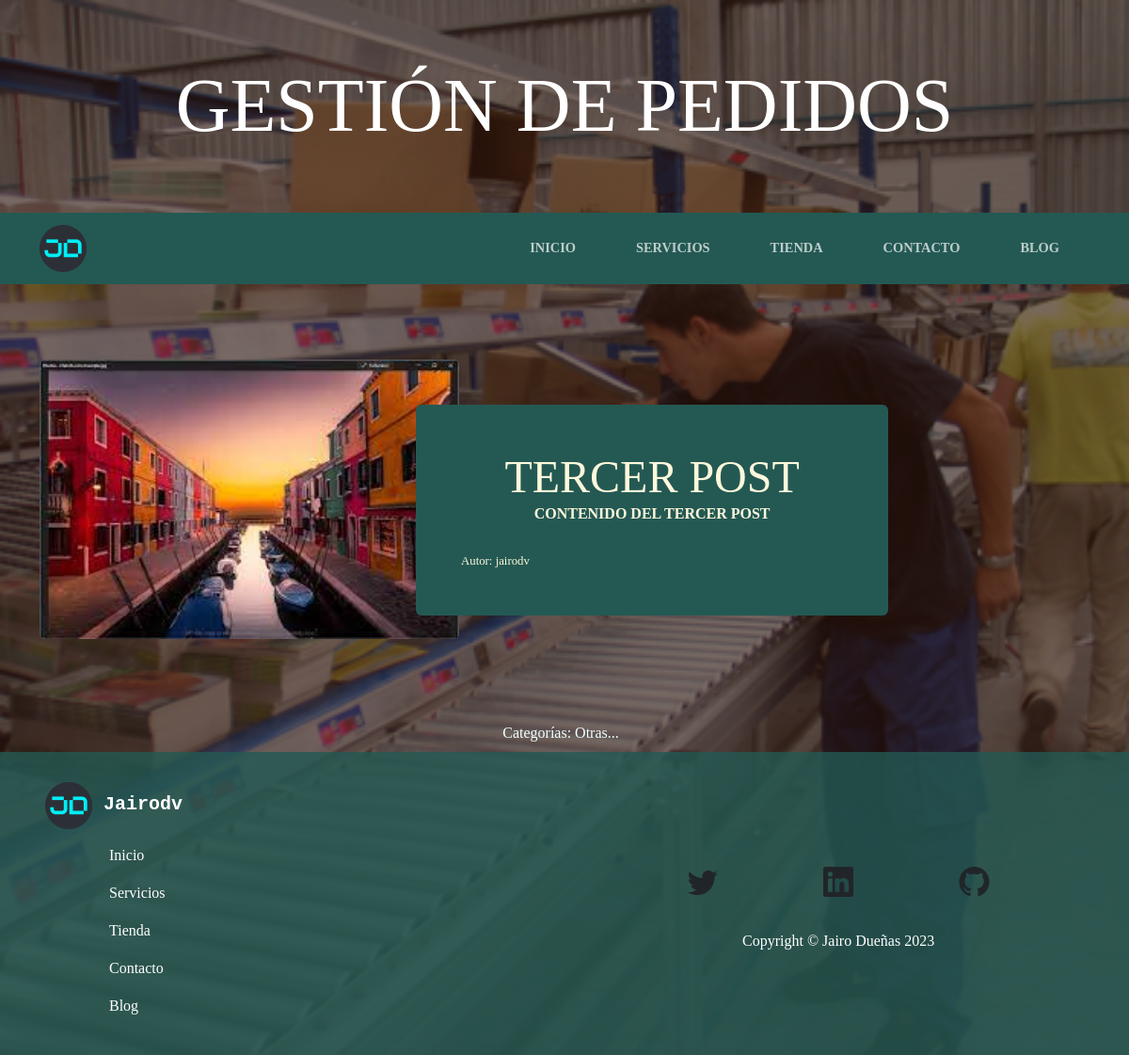
The page /blog/categoria/3/ on the database its author committed.
### blog/models.py (models this page shows, shortened)
class Post(models.Model):
  titulo = models.CharField(max_length=100)
  contenido = models.CharField(max_length=100)
  imagen = models.ImageField(upload_to='blog', null=True, blank=True)
  autor = models.ForeignKey(User, on_delete=models.CASCADE)
  categorias = models.ManyToManyField(Categoria)
  created = models.DateTimeField(auto_now_add=True)
  updated = models.DateTimeField(auto_now_add=True)
  class Meta:
    verbose_name = 'post'
    verbose_name_plural = 'posts'

class Categoria(models.Model):
  nombre = models.CharField(max_length=50)
  created = models.DateTimeField(auto_now_add=True)
  updated = models.DateTimeField(auto_now_add=True)
  class Meta:
    verbose_name = 'categoria'
    verbose_name_plural = 'categorias'

### blog/views.py (the view)
# urls.py: path('categoria/<int:categoria_id>/', views.categoria, name='categoria')
def categoria(request, categoria_id):
  categoria = Categoria.objects.get(id=categoria_id)
  posts = Post.objects.filter(categorias=categoria)
  return render(request, 'blog/categoria.html', {'categoria':categoria, 'posts':posts})

### blog/templates/blog/categoria.html
{% extends 'base.html' %}
{% load static %}
{% block content %}
{% for post in posts %}
<section class="page-section clearfix">
  <div class="container">
    <div class="intro">
      <img class="intro-img img-fluid mb-3 mb-lg-0 rounded" src="{{post.imagen.url}}" alt="Imagenes del post"
        style="width: 40%;">
      <div class="intro-text left-0 text-center bg-faded p-5 rounded">
        <h2 class="section-heading mb-4">
          <span class="section-heading-lower">{{post.titulo}}</span>
          <span class="section-heading-upper">{{post.contenido}}</span>
        </h2>
        <div style="text-align: left; font-size: 0.8em;">
          Autor: {{post.autor}}
        </div>
      </div>
    </div>
  </div>
</section>
{% endfor %}
<section class="py-2">
  <div style="width: 75%; margin:auto; text-align:center; color:azure">
    Categorías:
    {% for post in posts %}
    {% for categoria in post.categorias.all %}
    {{categoria.nombre}} &nbsp;
    {% endfor %}
    {% endfor %}
  </div>
</section>
{% endblock content %}

### home/static/css/gestion.css (style rules this page uses)
body { font-family: 'Lora'; background: linear-gradient(rgba(47, 23, 15, 0.65), rgba(47, 23, 15, 0.65)), url("../img/bg_main.jpg"); background-attachment: fixed; background-position: center; background-size: cover; }
h1, h2, h3, h4, h5, h6 { font-family: 'Raleway'; }
.page-section { margin-top: 5rem; margin-bottom: 5rem; }
.section-heading { text-transform: uppercase; }
.section-heading .section-heading-upper { display: block; font-size: 1rem; font-weight: 800; padding-bottom:.5rem; }
.section-heading .section-heading-lower { display: block; font-size: 3rem; font-weight: 100; }
.bg-faded { background-color: rgba(255, 255, 255, 0.85); }
.intro { position: relative; }
@media (min-width: 992px) { .intro .intro-img { width: 65%; float: left; } }
@media (min-width: 992px) { .intro .intro-text { left: 400px; width: 60%; margin-top: 3rem; background-color: rgb(36, 89, 83); color: cornsilk; position: absolute; } }
@media (min-width: 1200px) { .intro .intro-text { width: 45%; } }

### rows shown on the page
Post: imagen (picture), titulo "TERCER POST", contenido "CONTENIDO DEL TERCER POST", autor "jairodv"
Categoria: nombre "Otras..."
